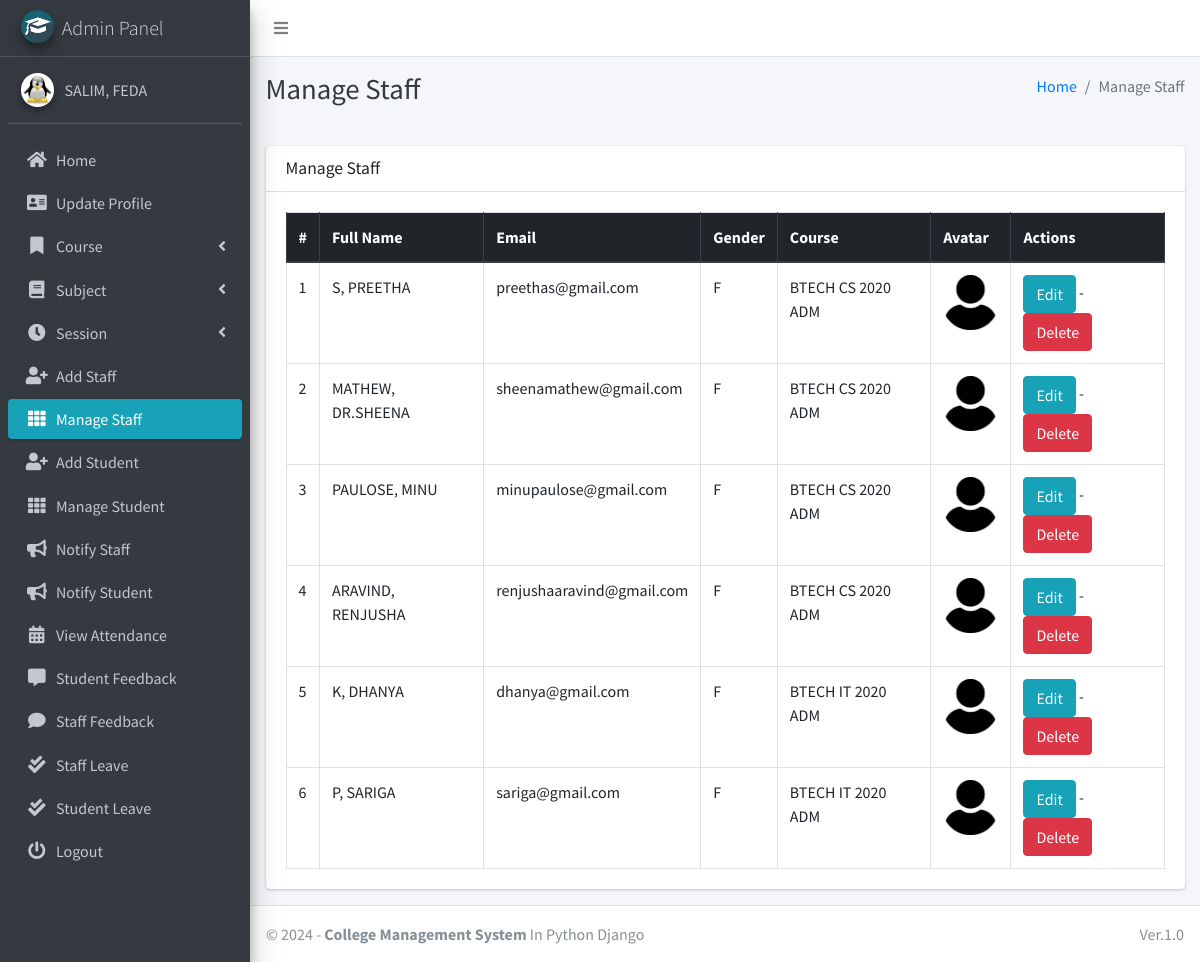
Page /staff/manage/ (signed in) on the committed database.
### main_app/models.py (models this page shows, shortened)
class CustomUser(AbstractUser):
    USER_TYPE = ((1, "HOD"), (2, "Staff"), (3, "Student"))
    GENDER = [("M", "Male"), ("F", "Female")]
    username = None  # Removed username, using email instead
    email = models.EmailField(unique=True)
    user_type = models.CharField(default=1, choices=USER_TYPE, max_length=1)
    gender = models.CharField(max_length=1, choices=GENDER)
    profile_pic = models.ImageField()
    address = models.TextField()
    fcm_token = models.TextField(default="")  # For firebase notifications
    created_at = models.DateTimeField(auto_now_add=True)
    updated_at = models.DateTimeField(auto_now=True)
    USERNAME_FIELD = "email"
    REQUIRED_FIELDS = []
    objects = CustomUserManager()
    def __str__(self):
        return self.last_name + ", " + self.first_name

class Staff(models.Model):
    course = models.ForeignKey(Course, on_delete=models.DO_NOTHING, null=True, blank=False)
    admin = models.OneToOneField(CustomUser, on_delete=models.CASCADE)

class Course(models.Model):
    name = models.CharField(max_length=120)
    created_at = models.DateTimeField(auto_now_add=True)
    updated_at = models.DateTimeField(auto_now=True)

### main_app/hod_views.py (the view)
# urls.py: path("staff/manage/", hod_views.manage_staff, name='manage_staff'),
def manage_staff(request):
    allStaff = CustomUser.objects.filter(user_type=2)
    context = {
        'allStaff': allStaff,
        'page_title': 'Manage Staff'
    }
    return render(request, "hod_template/manage_staff.html", context)

### main_app/templates/hod_template/manage_staff.html
{% extends 'main_app/base.html' %}
{% load static %}
{% block page_title %}{{page_title}}{% endblock page_title %}
{% block content %}
<section class="content">
    <div class="container-fluid">
        <div class="row">
            <div class="col-md-12">
                <div class="card">
                    <div class="card-header">
                        <h3 class="card-title">{{page_title}}</h3>
                    </div>
                    <div class="card-body">
                        <table id="example2" class="table table-bordered table-hover">
                            <thead class="thead-dark">
                                <tr>
                                    <th>#</th>
                                    <th>Full Name</th>
                                    <th>Email</th>
                                    <th>Gender</th>
                                    <th>Course</th>
                                    <th>Avatar</th>
                                    <th>Actions</th>
                                </tr>
                            </thead>
                            <tbody>
                                {% for staff in allStaff %}
                                <tr>
                                    <td>{{ forloop.counter }}</td>
                                    <td>{{staff.last_name}}, {{staff.first_name}}</td>
                                    <td>{{staff.email}}</td>
                                    <td>{{staff.gender}}</td>
                                    <td>{{staff.staff.course.name}}</td>
                                    <td>
                                        {% if staff.profile_pic == ""  %}
                                        No Image
                                        {% else %}
                                        <img class="img img-fluid mb-2" height="56" width="56"
                                            src="{{staff.profile_pic}}" alt="">
                                        {% endif %}
                                    </td>
                                    <td>
                                        <a href="{% url 'edit_staff' staff.staff.id %}" class="btn btn-info">Edit</a> -
                                        <a href="{% url 'delete_staff' staff.staff.id %}" class="btn btn-danger" onclick="return confirm('Are you sure about this ?')">Delete</a>
                                    </td>
                                </tr>
                                {% endfor %}
                            </tbody>
                        </table>
                    </div>
                </div>
            </div>
        </div>
    </div>
</section>
{% endblock content %}

### main_app/templates/main_app/base.html (shortened to what this page needs)
{% load static %}
<!DOCTYPE html>
<html>
<head>
    <link rel="stylesheet" href="{% static 'plugins/fontawesome-free/css/all.min.css'%} ">
    <link rel="stylesheet" href="https://code.ionicframework.com/ionicons/2.0.1/css/ionicons.min.css">
    <link rel="stylesheet"
        href="{% static 'plugins/tempusdominus-bootstrap-4/css/tempusdominus-bootstrap-4.min.css'%} ">
    <link rel="stylesheet" href="{% static 'plugins/icheck-bootstrap/icheck-bootstrap.min.css'%} ">
    <link rel="stylesheet" href="{% static 'dist/css/adminlte.min.css'%} ">
    <link rel="stylesheet" href="{% static 'plugins/overlayScrollbars/css/OverlayScrollbars.min.css'%} ">
    <link rel="stylesheet" href="{% static 'plugins/daterangepicker/daterangepicker.css'%} ">
</head>
<body class="hold-transition sidebar-mini layout-fixed">
    <div class="wrapper">
        <nav class="main-header navbar navbar-expand navbar-white navbar-light">
            <ul class="navbar-nav">
                <li class="nav-item">
                    <a class="nav-link" data-widget="pushmenu" href="#"><i class="fas fa-bars"></i></a>
                </li>
            </ul>
        </nav>
        {% include "main_app/sidebar_template.html" with user=user %}
        <div class="content-wrapper">
            <div class="content-header">
                <div class="container-fluid">
                    <div class="row mb-2">
                        <div class="col-sm-6">
                            <h1 class="m-0 text-dark">{% block page_title %}{% endblock page_title %}</h1>
                        </div>
                        <div class="col-sm-6">
                            <ol class="breadcrumb float-sm-right">
                                <li class="breadcrumb-item"><a href="#">Home</a></li>
                                <li class="breadcrumb-item active">{{ page_title }}</li>
                            </ol>
                        </div>
                    </div>
                </div>
            </div>
<section class="content">
    <div class="container-fluid">
        <div class="row">
            <div class="col-md-12">
            </div></div></div></section>
            {% block content %}
            {% endblock content %}
        </div>
        {% include "main_app/footer.html" %}
    </div>
</body>
</html>

### main_app/templates/main_app/sidebar_template.html (shortened to what this page needs)
{% load static %}
<aside class="main-sidebar sidebar-dark-info elevation-4">
    {% if request.user.user_type == '1' %}
    <a href="{% url 'admin_home' %}" class="brand-link">
        <img src="{% static 'dist/img/cmsl.png' %} " alt="AdminLTE Logo"
            class="brand-image img-circle elevation-3" >
        <span class="brand-text font-weight-light">Admin Panel</span>
    </a>
    <div class="sidebar">
        <div class="user-panel mt-3 pb-3 mb-3 d-flex">
            <div class="image">
                <img src="{{ request.user.profile_pic}}" class="img-circle elevation-2" alt="User Image">
            </div>
            <div class="info">
                <a href="#" class="d-block">{{user}}</a>
            </div>
        </div>
        <nav class="mt-2">
            <ul class="nav nav-pills nav-sidebar flex-column" data-widget="treeview" role="menu" data-accordion="false">
                <li class="nav-item">
                    {% url 'admin_home' as admin_home %}
                    <a href="{{admin_home}}" class="nav-link {% if admin_home == request.path %} active {% endif %}">
                        <i class="nav-icon fas fa-home"></i>
                        <p>
                            Home
                        </p>
                    </a>
                </li>
                <li class="nav-item">
                    {% url 'admin_view_profile' as admin_view_profile %}
                    <a href="{{admin_view_profile}}"
                        class="nav-link {% if admin_view_profile == request.path %} active {% endif %}">
                        <i class="nav-icon fas fa-address-card"></i>
                        <p>
                            Update Profile
                        </p>
                    </a>
                </li>
                <li class="nav-item has-treeview">
                    <a href="#" class="nav-link">
                        <i class="nav-icon fas fa-bookmark"></i>
                        <p>
                            Course
                            <i class="fas fa-angle-left right"></i>
                        </p>
                    </a>
                </li>
                <li class="nav-item has-treeview">
                    <a href="#" class="nav-link">
                        <i class="nav-icon fas fa-book"></i>
                        <p>
                            Subject
                            <i class="fas fa-angle-left right"></i>
                        </p>
                    </a>
                </li>
                <li class="nav-item has-treeview">
                    <a href="#" class="nav-link">
                        <i class="nav-icon fas fa-clock"></i>
                        <p>
                            Session
                            <i class="fas fa-angle-left right"></i>
                        </p>
                    </a>
                </li>
                <li class="nav-item">
                    {% url 'add_staff' as add_staff %}
                    <a href="{{add_staff}}" class="nav-link {% if add_staff == request.path %} active {% endif %}">
                        <i class="nav-icon fas fa-user-plus"></i>
                        <p>
                            Add Staff
                        </p>
                    </a>
                </li>
                <li class="nav-item">
                    {% url 'manage_staff' as manage_staff %}
                    {% url 'edit_staff' staff_id as edit_staff %}
                    <a href="{{manage_staff}}"
                        class="nav-link {% if manage_staff == request.path or request.path == edit_staff %} active {% endif %}">
                        <i class="nav-icon fas fa-th"></i>
                        <p>
                            Manage Staff
                        </p>
                    </a>
                </li>
                <li class="nav-item">
                    {% url 'add_student' as add_student%}
                    <a href="{{add_student}}" class="nav-link  {% if add_student == request.path %} active {% endif %}">
                        <i class="nav-icon fas fa-user-plus"></i>
                        <p>
                            Add Student
                        </p>
                    </a>
                </li>
                <li class="nav-item">
                    {% url 'manage_student' as manage_student %}
                    {% url 'edit_student' student_id as edit_student %}
                    <a href="{{manage_student}}"
                        class="nav-link  {% if edit_student == request.path or manage_student == request.path %} active {% endif %}">
                        <i class="nav-icon fas fa-th"></i>
                        <p>
                            Manage Student
                        </p>
                    </a>
                </li>
                <li class="nav-item">
                    {% url 'admin_notify_staff' as admin_notify_staff %}
                    <a href="{{admin_notify_staff}}"
                        class="nav-link {% if admin_notify_staff == request.path %} active {% endif %}">
                        <i class="nav-icon fas fa-bullhorn"></i>
                        <p>
                            Notify Staff
                        </p>
                    </a>
                </li>
                <li class="nav-item">
                    {% url 'admin_notify_student' as admin_notify_student %}
                    <a href="{{admin_notify_student}}"
                        class="nav-link {% if admin_notify_student == request.path %} active {% endif %}">
                        <i class="nav-icon fas fa-bullhorn"></i>
                        <p>
                            Notify Student
                        </p>
                    </a>
                </li>
                <li class="nav-item">
                    {% url 'admin_view_attendance' as admin_view_attendance %}
                <li class="nav-item">
                    <a href="{{admin_view_attendance}}"
                        class="nav-link  {% if admin_view_attendance == request.path %} active {% endif %}">
                        <i class="nav-icon fas fa-calendar-alt"></i>
                        <p>
                            View Attendance
                        </p>
                    </a>
                </li>
                <li class="nav-item">
                    {% url 'student_feedback_message' as student_feedback_message %}
                    <a href="{{ student_feedback_message }}"
                        class="nav-link  {% if student_feedback_message == request.path %} active {% endif %}">
                        <i class="nav-icon fas fa-comment-alt"></i>
                        <p>
                            Student Feedback
                        </p>
                    </a>
                </li>
                <li class="nav-item">
                    {% url 'staff_feedback_message' as staff_feedback_message %}
                    <a href="{{staff_feedback_message}}"
                        class="nav-link   {% if staff_feedback_message == request.path %} active {% endif %}">
                        <i class="nav-icon fas fa-comment"></i>
                        <p>
                            Staff Feedback
                        </p>
                    </a>
                </li>
                <li class="nav-item">
                    {% url 'view_staff_leave' as view_staff_leave %}
                    <a href="{{view_staff_leave}}"
                        class="nav-link  {% if view_staff_leave == request.path %} active {% endif %}">
                        <i class="nav-icon fas fa-check-double"></i>
                        <p>
                            Staff Leave
                        </p>
                    </a>
                </li>
                <li class="nav-item">
                    {% url 'view_student_leave' as view_student_leave %}
                    <a href="{% url 'view_student_leave' %}"
                        class="nav-link  {% if view_student_leave == request.path %} active {% endif %}">
                        <i class="nav-icon fas fa-check-double"></i>
                        <p>
                            Student Leave
                        </p>
                    </a>
                </li>
                                        {% endif %}
                                        <li class="nav-item">
                                            <a href="{% url 'user_logout' %}"
                                                onclick="return confirm('Your session would be terminated.\n\nProceed?')"
                                                class="nav-link">
                                                <i class="nav-icon fas fa-power-off"></i>
                                                <p>
                                                    Logout
                                                </p>
                                            </a>
                                        </li>
                                    </ul>
                                </nav>
                            </div>
</aside>

### main_app/templates/main_app/footer.html
<footer class="main-footer">
    &copy; {% now "Y" %} - <strong>College Management System</strong>
    In Python Django
    <div class="float-right d-none d-sm-inline-block">
       Ver.1.0
    </div>
</footer>

### rows in the picture
CustomUser: user.profile_pic (picture), last_name+first_name "SALIM, FEDA"
CustomUser: last_name "S", first_name "PREETHA", email "preethas@gmail.com", gender "F", staff.course.name "BTECH CS 2020 ADM", profile_pic (picture)
CustomUser: last_name "MATHEW", first_name "DR.SHEENA", email "sheenamathew@gmail.com", gender "F", staff.course.name "BTECH CS 2020 ADM", profile_pic (picture)
CustomUser: last_name "PAULOSE", first_name "MINU", email "minupaulose@gmail.com", gender "F", staff.course.name "BTECH CS 2020 ADM", profile_pic (picture)
CustomUser: last_name "ARAVIND", first_name "RENJUSHA", email "renjushaaravind@gmail.com", gender "F", staff.course.name "BTECH CS 2020 ADM", profile_pic (picture)
CustomUser: last_name "K", first_name "DHANYA", email "dhanya@gmail.com", gender "F", staff.course.name "BTECH IT 2020 ADM", profile_pic (picture)
CustomUser: last_name "P", first_name "SARIGA", email "sariga@gmail.com", gender "F", staff.course.name "BTECH IT 2020 ADM", profile_pic (picture)

### other values in the picture
{{ page_title }} "Manage Staff"
